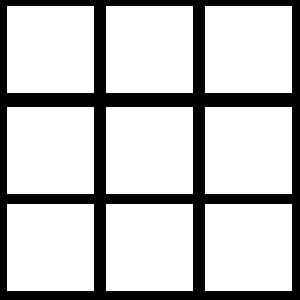
#> input picture preprocessing/narrow_gaps_mask.png, 300 x 300 px, given in place of 2Ux_24_2mHID5i.300x300.png, which was not available
$ python narrow_gaps.py   (older library calls are emulated)
#> lines starting #> are read from the running program, lines starting #| are printed output that depends on the picture; after the words box and inside, x2 and y2 are one past the last pixel; in counts of white or black regions, pixels touching at a corner belong together; pictures that were not available may be replaced by others from this repository, and a replacement may not be noted
#> `image = cv2.imread(file, cv2.IMREAD_GRAYSCALE)`: image: shape (300, 300); 75.7% white; 1 black region, box (x1, y1, x2, y2) and area: (0, 0, 300, 300) 21879
import cv2
import numpy as np

DATA_PATH = "../data/"

def show_img(image):
    cv2.namedWindow('image', cv2.WINDOW_NORMAL)
    cv2.resizeWindow('image', 600, 600)
    cv2.imshow('image', image)
    cv2.waitKey(0)
    cv2.destroyAllWindows()

def narrow_gaps(img):

    #image = cv2.imread(file, cv2.IMREAD_GRAYSCALE) !

    # Mask
    mask = cv2.imread('./narrow_gaps_mask.png', cv2.IMREAD_GRAYSCALE)
    mask = np.uint8(np.absolute(mask))

    # Detecting squares
    laplacian = cv2.Laplacian(img, cv2.CV_64F)
    sobelxy = cv2.Sobel(img, cv2.CV_64F, 1, 1, ksize=1 + 2 * 0)
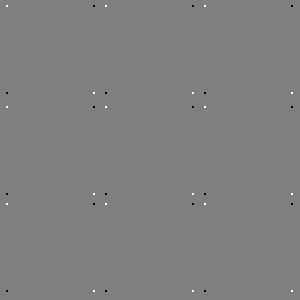
#> sobelxy: shape (300, 300) float64; min -255, max 255, mean 0; drawn with min black and max white

    edgeX = np.uint8(np.absolute(sobelxy))
#> edgeX: shape (300, 300); 0.16% white in thin lines or dots
    edgeY = np.uint8(np.absolute(laplacian))
    result = cv2.bitwise_or(edgeX, edgeY)
#> result: shape (300, 300); 7% white in thin lines or dots
    result = cv2.bitwise_and(result, mask)
#> result: shape (300, 300); 3.4% white in thin lines or dots

    # Normalizing and closing detected squares
    kernel = cv2.getStructuringElement(cv2.MORPH_ELLIPSE, (3, 3))
    result = cv2.morphologyEx(result, cv2.MORPH_CLOSE, kernel)
#> result: shape (300, 300); 3.5% white in thin lines or dots

    threshold = 3   # MAGIC NUMBER!
    result[np.where(result > threshold)] = 255
    result[np.where(result <= threshold )] = 0

    kernel = cv2.getStructuringElement(cv2.MORPH_ELLIPSE, (3, 3))
    grid = result = cv2.morphologyEx(result, cv2.MORPH_CLOSE, kernel, iterations=4)
#> grid: shape (300, 300); 3.8% white in thin lines or dots

    # Contours
    _, contours, hierarchy = cv2.findContours(result, cv2.RETR_EXTERNAL, cv2.CHAIN_APPROX_NONE)
#> contours = 9 contours; largest, box (x1, y1, x2, y2) and area: (205, 204, 292, 291) 7396, (106, 204, 193, 291) 7396, (7, 204, 94, 291) 7396, (205, 107, 292, 194) 7396, (106, 107, 193, 194) 7396

    # Draw contours
    result = cv2.cvtColor(result, cv2.COLOR_GRAY2BGR)
#> result: shape (300, 300, 3); 3.8% white in thin lines or dots
    cv2.drawContours(result, contours, -1, (0, 0, 255), thickness=1)
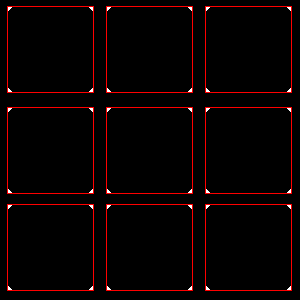
#> result: shape (300, 300, 3); mean B, G, R 1, 1, 9.8

    # Draw squares
    for contour in contours:
        x, y, w, h = cv2.boundingRect(contour)
        cv2.rectangle(result, (x, y), (x + w, y + h), (0, 255, 0), thickness=1)
#> this loop made 9 passes
#> (x, y) on passes 1 to 9: (205, 204), (106, 204), (7, 204), (205, 107), (106, 107), (7, 107), (205, 6), (106, 6), (7, 6)
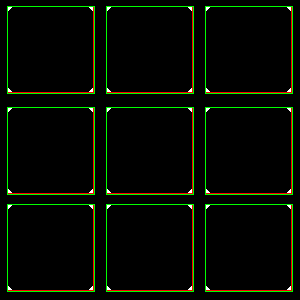
#> result: shape (300, 300, 3); 3.48% of pixels changed, all inside (x1, y1, x2, y2) = (7, 6, 293, 292)

    # Removing grid (squares)
    for contour in contours:
        x, y, w, h = cv2.boundingRect(contour)
        cv2.rectangle(grid, (x, y), (x + w, y + h), (255), thickness=cv2.FILLED)
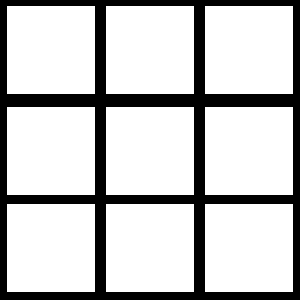
#> grid: shape (300, 300); 77.4% white; 1 black region, box (x1, y1, x2, y2) and area: (0, 0, 300, 300) 20304


    offsets = {
        'top' : 0,
        'bottom' : grid.shape[0] - 1,
        'left' : 0,
        'right' : grid.shape[1] - 1
    }

    while(np.sum(grid[:, offsets['left']]) == 0):
        offsets['left'] += 1
#> this loop made 7 passes
#> after the loop, offsets = {'top': 0, 'bottom': 299, 'left': 7, 'right': 299}

    while (np.sum(grid[:, offsets['right']]) == 0):
            offsets['right'] -= 1
#> after the loop, offsets = {'top': 0, 'bottom': 299, 'left': 7, 'right': 292}

    while(np.sum(grid[offsets['bottom']]) == 0):
        offsets['bottom'] -= 1
#> this loop made 8 passes
#> after the loop, offsets = {'top': 0, 'bottom': 291, 'left': 7, 'right': 292}

    while(np.sum(grid[offsets['top']]) == 0):
        offsets['top'] += 1
#> this loop made 6 passes
#> after the loop, offsets = {'top': 6, 'bottom': 291, 'left': 7, 'right': 292}


    #grid[offsets['top'], : ] = 120
    #grid[offsets['bottom'], : ] = 120
    #grid[:, offsets['left']] = 120
    #grid[:, offsets['right']] = 120

    temp = img.copy()
    grid = grid[offsets['top'] : offsets['bottom'], offsets['left'] : offsets['right']]
#> grid: shape (285, 285); 85.2% white; 1 black region, box (x1, y1, x2, y2) and area: (0, 0, 285, 285) 12056
    temp = temp[offsets['top'] : offsets['bottom'], offsets['left'] : offsets['right']]
#> temp: shape (285, 285); 83.9% white; 1 black region, box (x1, y1, x2, y2) and area: (0, 0, 285, 285) 13104

    rows = []
    cols = []

    for i in range(grid.shape[0]):
        if (np.sum(grid[i, :]) == 0):
            rows.append(i)
#> after the loop, rows = [88, 89, 90, 91, 92, 93, 94, 95, 96, 97, 98, 99, 100, 189, 190, 191, 192, 193, 194, 195, 196, 197]

    for i in range(grid.shape[1]):
        if (np.sum(grid[:, i]) == 0):
            cols.append(i)
#> after the loop, cols = [88, 89, 90, 91, 92, 93, 94, 95, 96, 97, 98, 187, 188, 189, 190, 191, 192, 193, 194, 195, 196, 197]

    # Temporary solution !
    grid_color = temp[rows[0], 0]
#> grid_color = 0

    while(len(rows) >= 2):
        selected_rows = (rows.pop(), rows.pop())
        temp = np.delete(temp, selected_rows, axis=0)
        offsets['top'] += 1
        offsets['bottom'] += 1
#> this loop made 11 passes
#> selected_rows on passes 1 to 11: (197, 196), (195, 194), (193, 192), (191, 190), (189, 100), (99, 98), (97, 96), (95, 94), (93, 92), (91, 90), (89, 88)
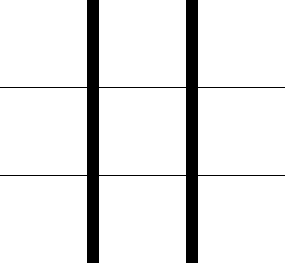
#> temp: shape (263, 285); 90.9% white; 1 black region, box (x1, y1, x2, y2) and area: (0, 0, 285, 263) 6834
#> after the loop, offsets = {'top': 17, 'bottom': 302, 'left': 7, 'right': 292}


    while(len(cols) >= 2):
        selected_cols = (cols.pop(), cols.pop())
        temp = np.delete(temp, selected_cols, axis=1)
        offsets['left'] += 1
        offsets['right'] += 1
#> this loop made 11 passes
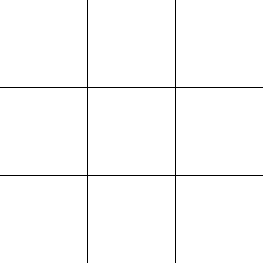
#> temp: shape (263, 263); 98.5% white; black in thin lines or dots
#> after the loop, offsets = {'top': 17, 'bottom': 302, 'left': 18, 'right': 303}

    new_img = np.zeros((img.shape[0], img.shape[1], 1), np.uint8)
    new_img[:] = grid_color
#> new_img: shape (300, 300, 1); every value is 0

    for i in range(temp.shape[0]):
        for j in range(temp.shape[1]):
            new_img[i + offsets['top'], j + offsets['left']] = temp[i, j]
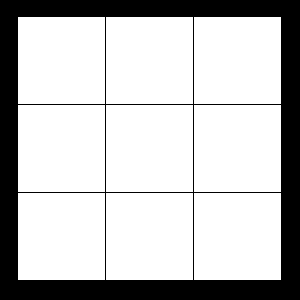
#> new_img: shape (300, 300, 1); 75.7% white; 1 black region, box (x1, y1, x2, y2) and area: (0, 0, 300, 300) 21879

    return new_img

if __name__ == '__main__':

    examples = ['2Ux_24_2mHID5i.300x300', 'T2664_PeakH_1.300x300', '2Ux_24.300x300', '6F_2.300x300', '7V_2.300x300',
                '3507_P_001.300x300', '8893_2_E2.300x300', '9766_E1_2.300x300', '9815_1.300x300']

    for example in examples:

        file = DATA_PATH + example + ".png"

        image = cv2.imread(file, cv2.IMREAD_GRAYSCALE)
#> (the run stopped early here; a loop or call above may not have finished)
